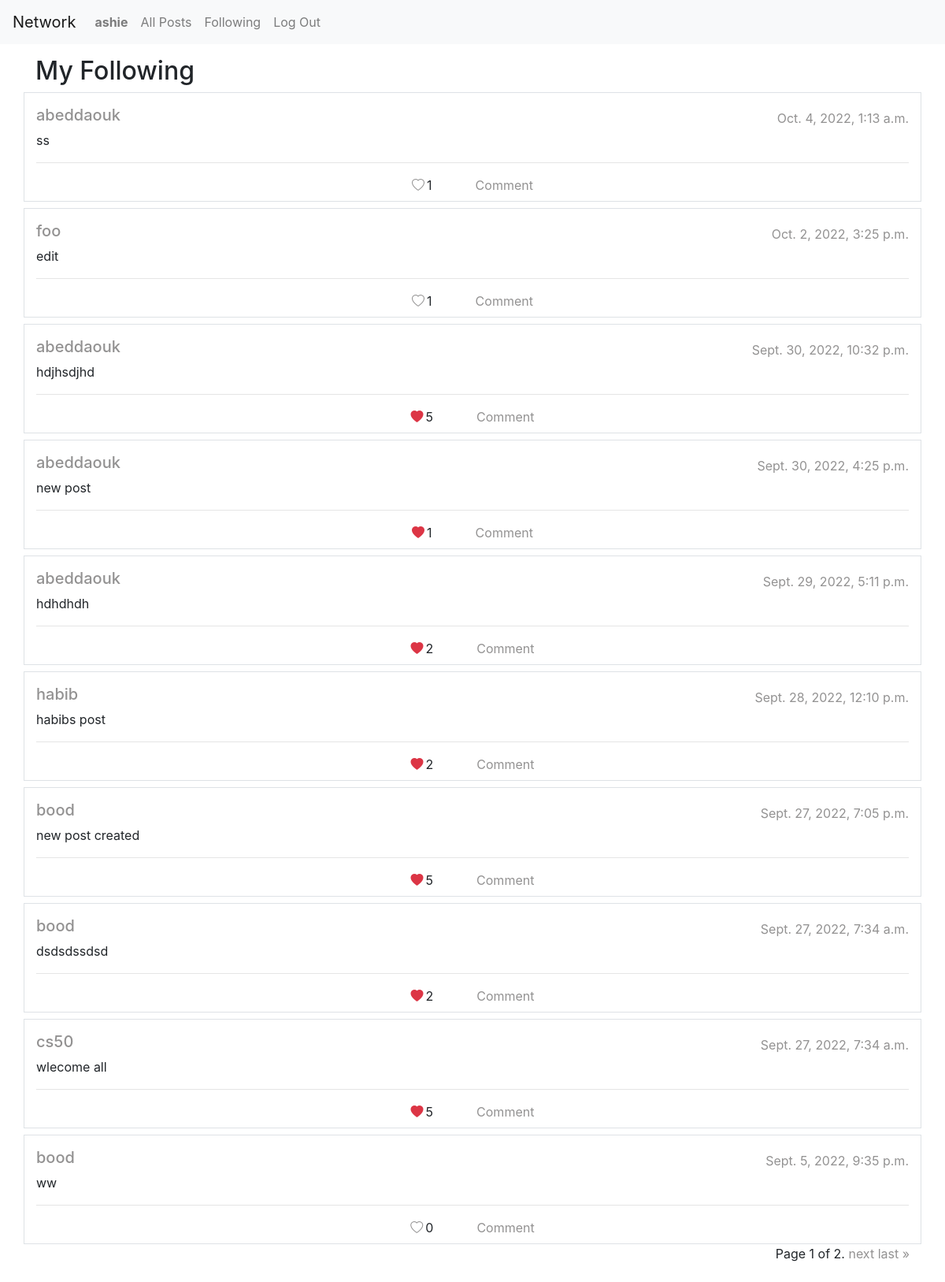
Page /following (signed in) on the committed database.
### network/models.py (models this page shows, shortened)
class User(AbstractUser):
    backgroundColor = models.TextField(default="#cb444a")
    bio = models.TextField(default="No Bio")
    image = models.ImageField(null=True, default="profile.png", upload_to="media/")

class Posts(models.Model):
    user = models.ForeignKey(User, on_delete=models.CASCADE, null=True)
    text = models.CharField(max_length=1000)
    datetime = models.DateTimeField(default=datetime.now())
    likes = models.IntegerField(default=0)

### network/views.py (the view)
# urls.py: path("following", views.following, name="following"),
def following(request):
    posts = Posts.objects.filter(
        user__followers__in = Follows.objects.filter(follower = request.user)
    ).annotate(
        is_liked=Exists(
            Likes.objects.filter(
                user=request.user, post=OuterRef('pk')
            )
        )
    ).select_related('user').order_by("datetime")[::-1]
    paginator = Paginator(posts, 10)
    page_number = request.GET.get('page')
    page_obj = paginator.get_page(page_number)
    return render(request, "network/following.html", {'page_obj': page_obj})

### network/templates/network/following.html
{% extends "network/layout.html" %}
{% block body %}
<div id="following-container">
    <div class="container">
        <h2>My Following</h2>
    </div>
    {% include "network/posts.html" %}
{% endblock %}

### network/templates/network/layout.html (shortened to what this page needs)
{% load static %}
<!DOCTYPE html>
<html lang="en">
<head>
    <link rel="stylesheet" href="https://stackpath.bootstrapcdn.com/bootstrap/4.4.1/css/bootstrap.min.css"
>
    <link rel="stylesheet" href="https://cdn.jsdelivr.net/npm/bootstrap-icons@1.3.0/font/bootstrap-icons.css">
    <link href="{% static 'network/styles.css' %}" rel="stylesheet">
</head>
<body>
    <nav class="navbar navbar-expand-lg navbar-light bg-light">
        <a class="navbar-brand" href="{% url 'index' %}">Network</a>
        <div>
            <ul class="navbar-nav mr-auto">
                {% if user.is_authenticated %}
                <li class="nav-item">
                    <a class="nav-link" id="profile" href="{% url 'profile' user.id %}"><strong>{{ user.username }}</strong></a>
                </li>
                {% endif %}
                <li class="nav-item">
                    <a class="nav-link" href="{% url 'index' %}">All Posts</a>
                </li>
                {% if user.is_authenticated %}
                <li class="nav-item">
                    <a class="nav-link" href="{% url 'following' %}">Following</a>
                </li>
                <li class="nav-item">
                    <a class="nav-link" href="{% url 'logout' %}">Log Out</a>
                </li>
                {% endif %}
            </ul>
        </div>
    </nav>
    <div class="body">
        {% block body %}
        {% endblock %}
    </div>
</body>
</html>

### network/templates/network/posts.html (shortened to what this page needs)
{% load static %}
{% for post in page_obj %}
<div class="container border mt-2" data-user="{{ post.user.id }}" data-id="{{ post.id }}">
    <div class="row pt-3">
        <div class="col">
            <div class="d-flex align-items-center justify-content-between">
                <div>
                    {% if user.is_authenticated %}
                    <a href="{% url 'profile' post.user_id %}">
                        <h5>{{ post.user }}</h5>
                    </a>
                    {% else %}
                    <a>
                        <h5>{{ post.user }}</h5>
                    </a>
                    {% endif %}
                </div>
                <div style="color: rgb(147, 146, 146);">
                    {{ post.datetime }}
                </div>
            </div>
            <p>{{ post.text }}</p>
            <hr />
            <div class="d-flex align-items-center justify-content-center mb-2">
                <span>
                    {% if not post.is_liked %}
                    <i id="heart-icon" data-action="like" class="bi bi-heart"></i>
                    {% else %}
                    <i id="heart-icon" data-action="unlike" class="bi bi-heart-fill text-danger"></i>
                    {% endif %}
                </span>
                <div style="padding-left: 3px;">{{post.postLiked.count}}</div>
                <a style="margin-left: 55px;" href="{% url 'postView' post.id %}">Comment</a>
            </div>
        </div>
    </div>
</div>
{% endfor %}
<div class="pagination container">
    <span class="step-links">
        <span class="current">
            Page {{ page_obj.number }} of {{ page_obj.paginator.num_pages }}.
        </span>
        {% if page_obj.has_next %}
        <a href="?page={{ page_obj.next_page_number }}">next</a>
        <a href="?page={{ page_obj.paginator.num_pages }}">last &raquo;</a>
        {% endif %}
    </span>
</div>

### network/static/network/styles.css (style rules this page uses)
.body { padding: 15px; }
#heart-icon { color: rgb(147, 146, 146); }
a { color: rgb(147, 146, 146);; }

### rows in the picture
User: username "ashie"
Posts: user "abeddaouk", datetime "Oct. 4, 2022, 1:13 a.m.", text "ss", postLiked.count "1"
Posts: user "foo", datetime "Oct. 2, 2022, 3:25 p.m.", text "edit", postLiked.count "1"
Posts: user "abeddaouk", datetime "Sept. 30, 2022, 10:32 p.m.", text "hdjhsdjhd", postLiked.count "5"
Posts: user "abeddaouk", datetime "Sept. 30, 2022, 4:25 p.m.", text "new post", postLiked.count "1"
Posts: user "abeddaouk", datetime "Sept. 29, 2022, 5:11 p.m.", text "hdhdhdh", postLiked.count "2"
Posts: user "habib", datetime "Sept. 28, 2022, 12:10 p.m.", text "habibs post", postLiked.count "2"
Posts: user "bood", datetime "Sept. 27, 2022, 7:05 p.m.", text "new post created", postLiked.count "5"
Posts: user "bood", datetime "Sept. 27, 2022, 7:34 a.m.", text "dsdsdssdsd", postLiked.count "2"
Posts: user "cs50", datetime "Sept. 27, 2022, 7:34 a.m.", text "wlecome all", postLiked.count "5"
Posts: user "bood", datetime "Sept. 5, 2022, 9:35 p.m.", text "ww", postLiked.count "0"

### other values in the picture
{{ page_obj.number }} "1"
{{ page_obj.paginator.num_pages }} "2"
